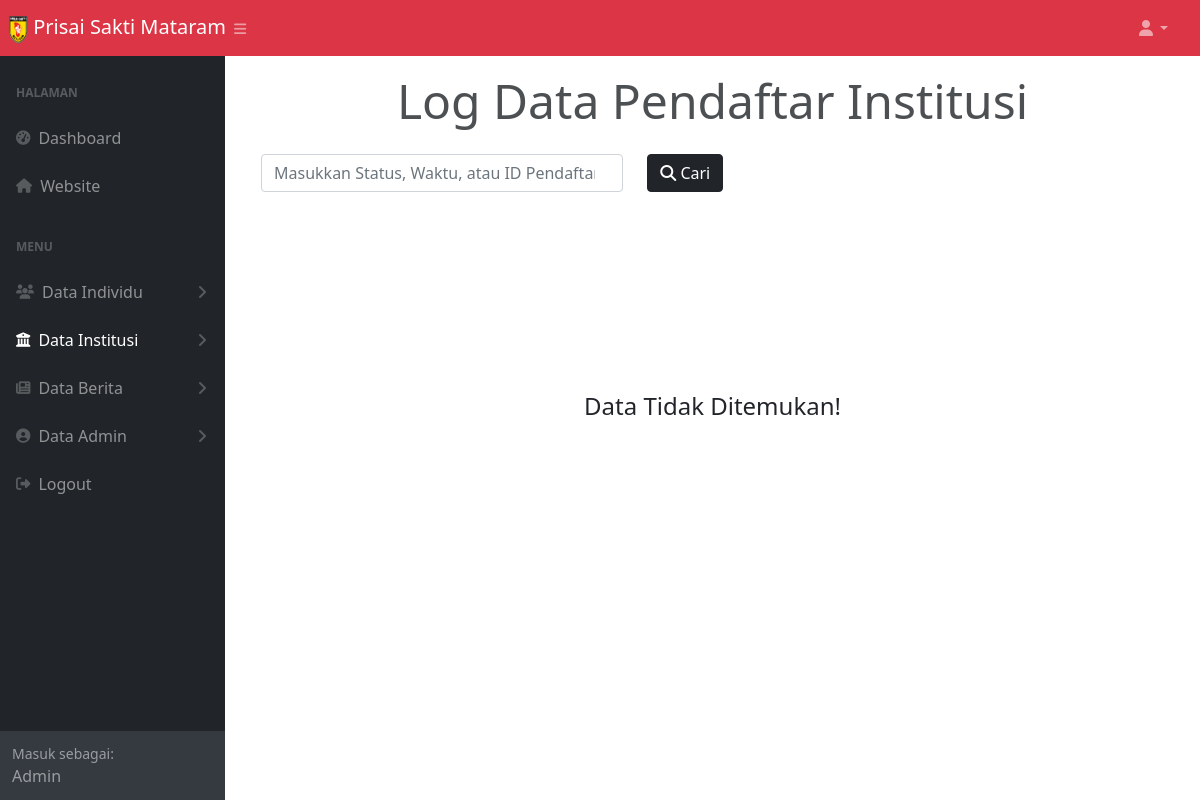
The app's page /log_daftar_institusi.php (signed in), older data.
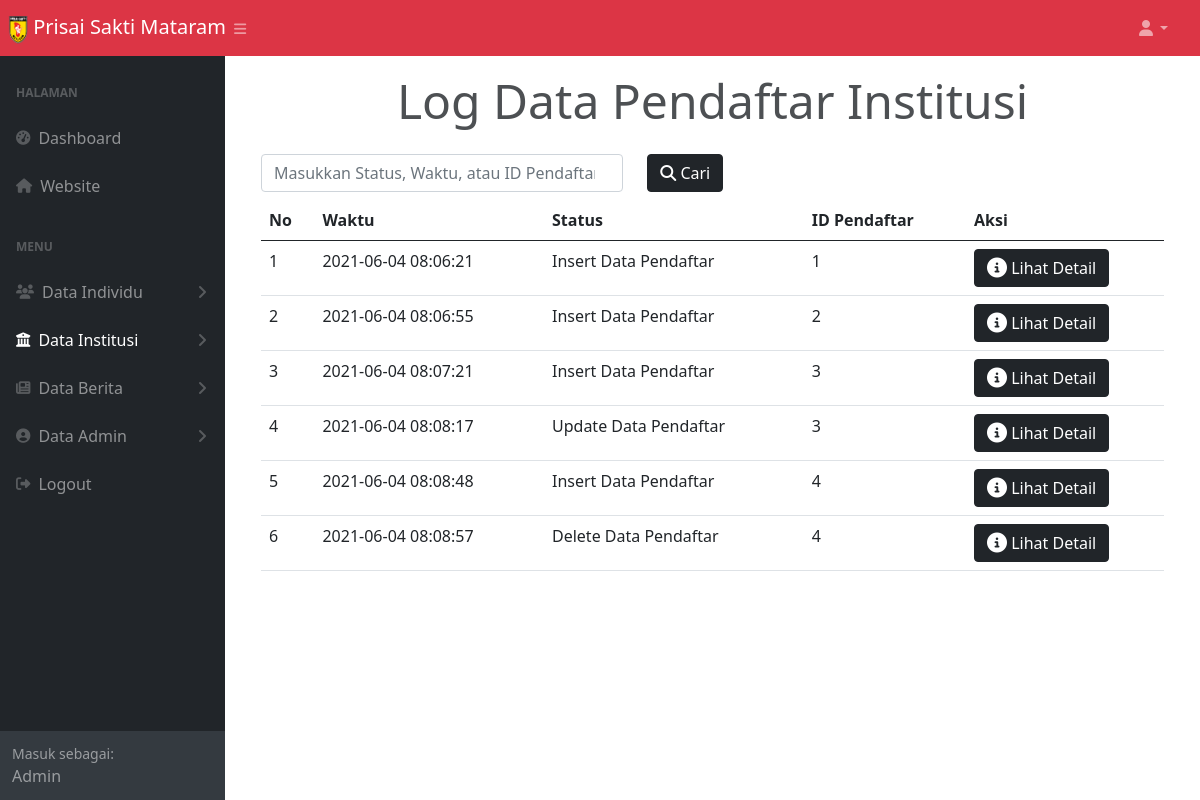
The same page, newer data.
### tables this page shows
CREATE TABLE `log_daftar_institusi` (
  `id` int(9) NOT NULL,
  `waktu` datetime NOT NULL DEFAULT current_timestamp(),
  `status` varchar(200) NOT NULL,
  `id_pendaftar` int(11) NOT NULL,
  `nama` varchar(100) NOT NULL,
  `jumlah` int(9) NOT NULL,
  `alamat` varchar(100) NOT NULL,
  `no_telp` varchar(50) NOT NULL,
  `cabang` varchar(50) NOT NULL,
  `nama_lama` varchar(100) NOT NULL,
  `jumlah_lama` int(9) NOT NULL,
  `alamat_lama` varchar(100) NOT NULL,
  `no_telp_lama` varchar(50) NOT NULL,
  `cabang_lama` varchar(50) NOT NULL
);

### functions.php (called while the page is built, shortened)
<?php
  $namaServer = "localhost";
  $user = "root";
  $password = "";
  $database = "psm";
  $koneksi = mysqli_connect($namaServer, $user, $password, $database) or die ("Koneksi Gagal");
  function query($query) {
    global $koneksi;
    $result = mysqli_query($koneksi, $query);
    $rows = [];
    while($row = mysqli_fetch_assoc($result)) {
      $rows[] = $row;
    }
    return $rows;
  }
?>

### log_daftar_institusi.php (the view, shortened to what the changed rows need)
<?php
$pendaftar_institusi = query("SELECT id, waktu, status, id_pendaftar FROM log_daftar_institusi");
?>
<!DOCTYPE html>
<html lang="en">
<head>
  <link href="https://cdn.jsdelivr.net/npm/bootstrap@5.0.0-beta2/dist/css/bootstrap.min.css" rel="stylesheet" />
  <link rel="stylesheet" href="style.css" />
  <link rel="stylesheet" href="styles.css" />
  <link href="https://code.jquery.com/ui/1.12.1/themes/base/jquery-ui.css" rel="stylesheet">
</head>
<body class="sb-nav-fixed">
  <div id="layoutSidenav">
  <div id="layoutSidenav_content">
    <main>
      <div class="container-fluid px-4">
  <section class="container">
  <h1 class="text-center my-3">Log Data Pendaftar Institusi</h1>
    <?php if (!empty($pendaftar_institusi)) : ?>
      <table class="table table-hover mb-5">
        <thead>
          <tr>
            <th scope="col">No</th>
            <th scope="col">Waktu</th>
            <th scope="col">Status</th>
            <th scope="col">ID Pendaftar</th>
            <th scope="col" style="width: 198px;">Aksi</th>
          </tr>
        </thead>
        <tbody>
          <?php $nomor = 1 ?>
          <?php foreach ($pendaftar_institusi as $institusi) : ?>
            <tr>
              <td><?= $nomor ?></td>
              <td><?= $institusi['waktu'] ?></td>
              <td><?= $institusi['status'] ?></td>
              <td><?= $institusi['id_pendaftar'] ?></td>
              <td>
                <button class="btn btn-dark" type="button" data-bs-toggle="modal" data-bs-target="#exampleModal<?= $institusi['id']; ?>"><i class="fas fa-info-circle fa-lg"></i> Lihat Detail</button>
                  <div class="modal-dialog">
                    <div class="modal-content">
                      <div class="modal-body">
                        <table class="table table-hover mb-5">
                          <tbody>
                            <?php $id_institusi = $institusi['id'] ?>
                            <?php $detail_pendaftar_institusi = query("SELECT *, jenis_cabang(cabang) as 'jenis_cabang', jenis_cabang(cabang_lama) as 'jenis_cabang_lama' FROM log_daftar_institusi WHERE id = $id_institusi"); ?>
                            <?php foreach ($detail_pendaftar_institusi as $detail_institusi) : ?>
                              <?php if ($institusi['status'] == 'Insert Data Pendaftar') : ?>
                                </tr>
                              <?php endif; ?>
                            <?php endforeach; ?>
                          </tbody>
                        </table>
                      </div>
                    </div>
                  </div>
              </td>
            </tr>
            <?php $nomor++ ?>
          <?php endforeach; ?>
    <?php else : ?>
      <div class="container mt-5 pt-5">
        <h4 class="text-center mt-5 pt-5">Data Tidak Ditemukan!</h4>
      </div>
    <?php endif; ?>
  </section>
</div>
</main>
</div>
</body>
</html>

Row changes from the older to the newer data that the page shows:
added log_daftar_institusi: waktu "2021-06-04 08:06:21", status "Insert Data Pendaftar", id_pendaftar "1"
added log_daftar_institusi: waktu "2021-06-04 08:06:55", status "Insert Data Pendaftar", id_pendaftar "2"
added log_daftar_institusi: waktu "2021-06-04 08:07:21", status "Insert Data Pendaftar", id_pendaftar "3"
added log_daftar_institusi: waktu "2021-06-04 08:08:17", status "Update Data Pendaftar", id_pendaftar "3"
added log_daftar_institusi: waktu "2021-06-04 08:08:48", status "Insert Data Pendaftar", id_pendaftar "4"
added log_daftar_institusi: waktu "2021-06-04 08:08:57", status "Delete Data Pendaftar", id_pendaftar "4"
Text that changed along with them:
text no longer shown: "Data Tidak Ditemukan!"
text now shown: "No Waktu Status ID Pendaftar Aksi"
